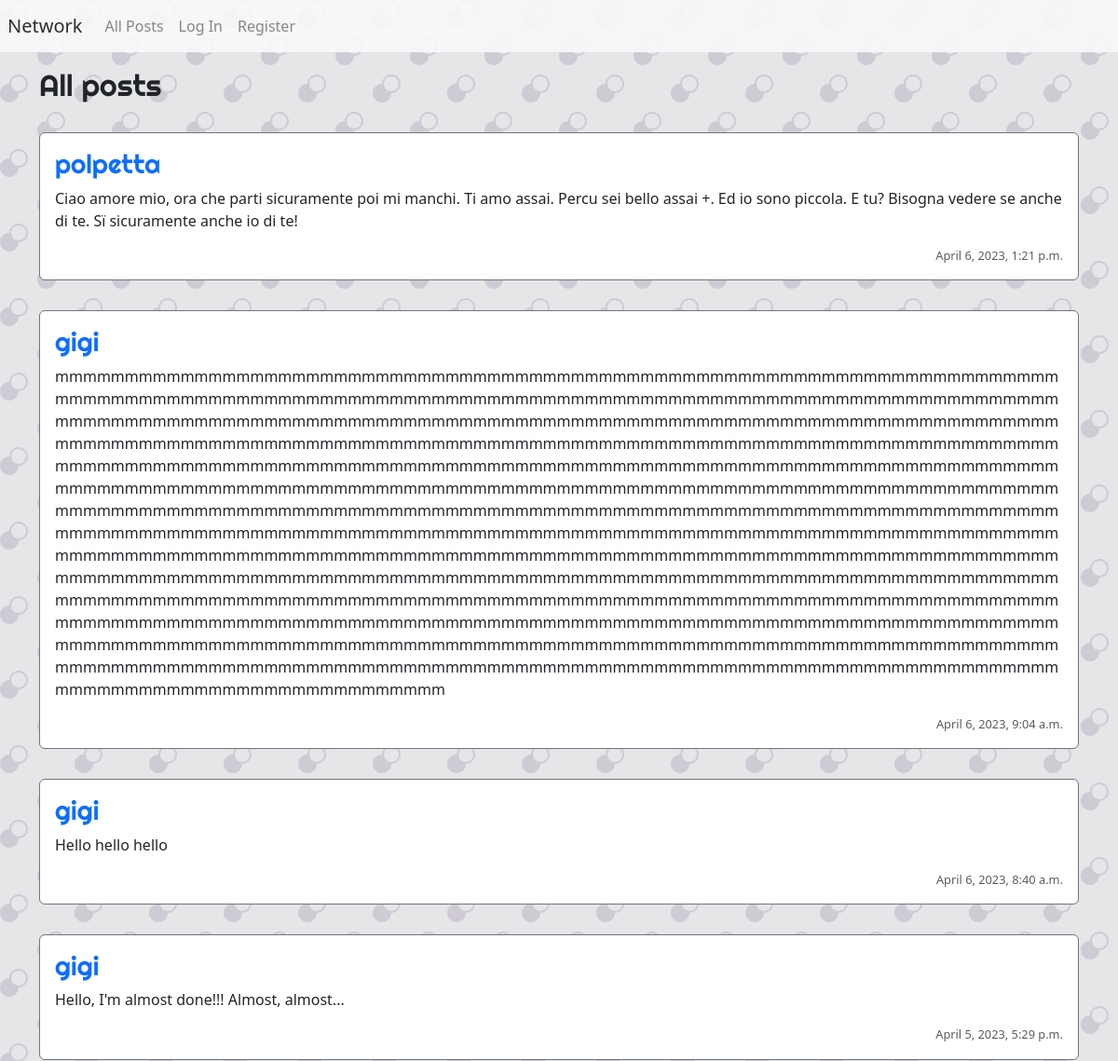
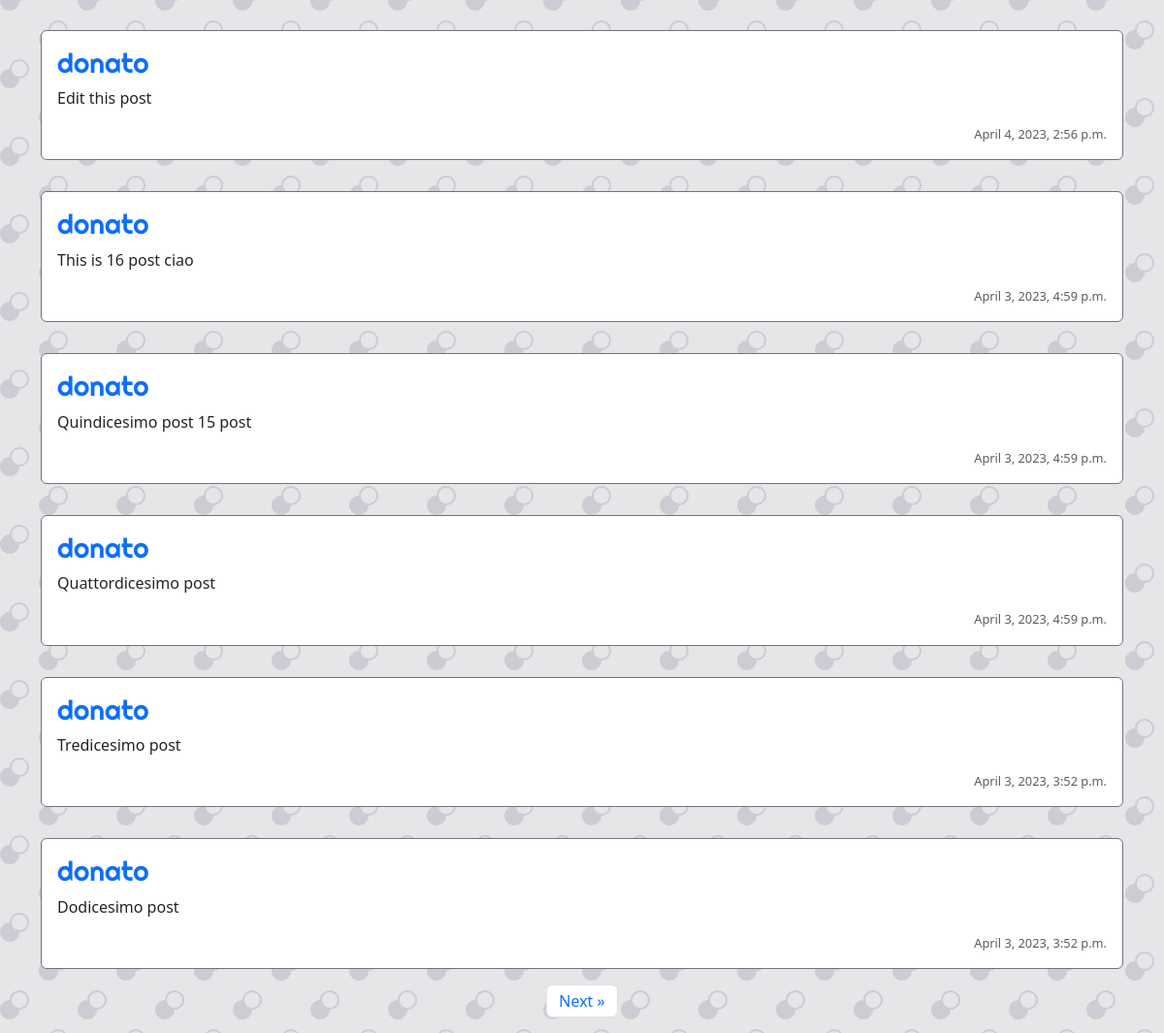
The page / on the database its author committed (2 pictures, top to bottom).
### network/models.py (models this page shows, shortened)
class Post(models.Model):
    user_id = models.ForeignKey(User, on_delete=models.CASCADE, related_name="user_post")
    content = models.TextField(max_length=280)
    datetime = models.DateTimeField(auto_now_add=True)

class User(AbstractUser):
    pass

### network/views.py (the view)
# urls.py: path("", views.index, name="index"),
def index(request):
    if request.method == 'POST':
        user = User.objects.get(id=request.user.id)
        content = request.POST["new_post_content"]
        new_post = Post(user_id = user, content=content)
        new_post.save()
        return HttpResponseRedirect(reverse("index"))
    else:
        posts = Post.objects.all().order_by('-datetime')
        pagePosts = Paginator(posts, 10)
        likes = Like.objects.all()
        postYouLiked = []
        try:
            for like in likes:
                if like.user.id == request.user.id:
                    postYouLiked.append(like.post.id)
        except:
            postYouLiked = []
        page_number = request.GET.get('page')
        page_obj = pagePosts.get_page(page_number)
        range_page = range(page_obj.paginator.num_pages)
        context = {"pagePosts": pagePosts, "page_obj": page_obj, "range_page":range_page, "likes":likes, "postYouLiked":postYouLiked}
        return render(request, "network/index.html", context)

### network/templates/network/index.html (shortened to what this page needs)
{% extends "network/layout.html" %}
{% block body %}
    <div class="container d-flex flex-column" id="posts">
        <div>
            <h2 class="my-3">All posts</h2>
        </div>
        {% for post in page_obj %}
            <div id="post-div" class="d-flex flex-column border border-secondary rounded p-3 my-3">
                <h3><a href="{% url 'profile' post.user_id %}">{{ post.user_id }}</a></h3>
                <p id="content_{{ post.id }}">{{ post.content }}</p>
                <span id="datetime" class="text-right text-muted">{{ post.datetime }}</span>
            </div>
        {% endfor %}
    </div>
    <div class="container">
    <nav>
        <ul class="pagination justify-content-center">
          {% if page_obj.has_next %}
          <li class="page-item">
            <a class="page-link" href="?page={{ page_obj.next_page_number }}" aria-label="Next">Next
              <span aria-hidden="true">&raquo;</span>
            </a>
          </li>
          {% endif %}
        </ul>
    </nav>
    </div>
{% endblock %}

### network/static/network/styles.css (style rules this page uses)
body { background-color: #e6e5e7; }
h1, h2, h3 { font-family: 'Righteous', cursive; }
.border { border: 1px solid; border-collapse: collapse !important; border-radius: 25%; }
a { text-decoration: none; }
div { overflow-wrap: break-word; }
#datetime { font-size: 0.8rem; }
#post-div { background-color: white; }

### rows shown on the page
Post: user_id "polpetta", content "Ciao amore mio, ora che parti sicuramente poi mi manchi. Ti amo assai. Percu sei bello assai +. Ed io sono piccola. E tu? Bisogna vedere se anche di te. Sï sicuramente anche io di te!", datetime "April 6, 2023, 1:21 p.m."
Post: user_id "gigi", content "mmmmmmmmmmmmmmmmmmmmmmmmmmmmmmmmmmmmmmmmmmmmmmmmmmmmmmmmmmmmmmmmmmmmmmmmmmmmmmmmmmmmmmmmmmmmmmmmmmmmmmmmmmmmmmmmmmmmmmmmmmmmmmmmmmmmmmmmmmmmmmmmmmmmmmmmmmmmmmmmmmmmmmmmmmmmmmmmmmmmmmmmmmmmmmmmmmmmmmmmmmmmmmmmmmmmmmmmmmmmmmmmmmmmmmmmmmmmmmmmmmmmmmmmmmmmmmmmmmmmmmmmmmmmmmmmmmmmmmmmmmmmmmmmmmmmmmmmmmmmmmmmmmmmmmmmmmmmmmmmmmmmmmmmmmmmmmmmmmmmmmmmmmmmmmmmmmmmmmmmmmmmmmmmmmmmmmmmmmmmmmmmmmmmmmmmmmmmmmmmmmmmmmmmmmmmmmmmmmmmmmmmmmmmmmmmmmmmmmmmmmmmmmmmmmmmmmmmmmmmmmmmmmmmmmmmmmmmmmmmmmmmmmmmmmmmmmmmmmmmmmmmmmmmmmmmmmmmmmmmmmmmmmmmmmmmmmmmmmmmmmmmmmmmmmmmmmmmmmmmmmmmmmmmmmmmmmmmmmmmmmmmmmmmmmmmmmmmmmmmmmmmmmmmmmmmmmmmmmmmmmmmmmmmmmmmmmmmmmmmmmmmmmmmmmmmmmmmmmmmmmmmmmmmmmmmmmmmmmmmmmmmmmmmmmmmmmmmmmmm…", datetime "April 6, 2023, 9:04 a.m."
Post: user_id "gigi", content "Hello hello hello", datetime "April 6, 2023, 8:40 a.m."
Post: user_id "gigi", content "Hello, I'm almost done!!! Almost, almost...", datetime "April 5, 2023, 5:29 p.m."
Post: user_id "donato", content "Edit this post", datetime "April 4, 2023, 2:56 p.m."
Post: user_id "donato", content "This is 16 post ciao", datetime "April 3, 2023, 4:59 p.m."
Post: user_id "donato", content "Quindicesimo post 15 post", datetime "April 3, 2023, 4:59 p.m."
Post: user_id "donato", content "Quattordicesimo post", datetime "April 3, 2023, 4:59 p.m."
Post: user_id "donato", content "Tredicesimo post", datetime "April 3, 2023, 3:52 p.m."
Post: user_id "donato", content "Dodicesimo post", datetime "April 3, 2023, 3:52 p.m."
